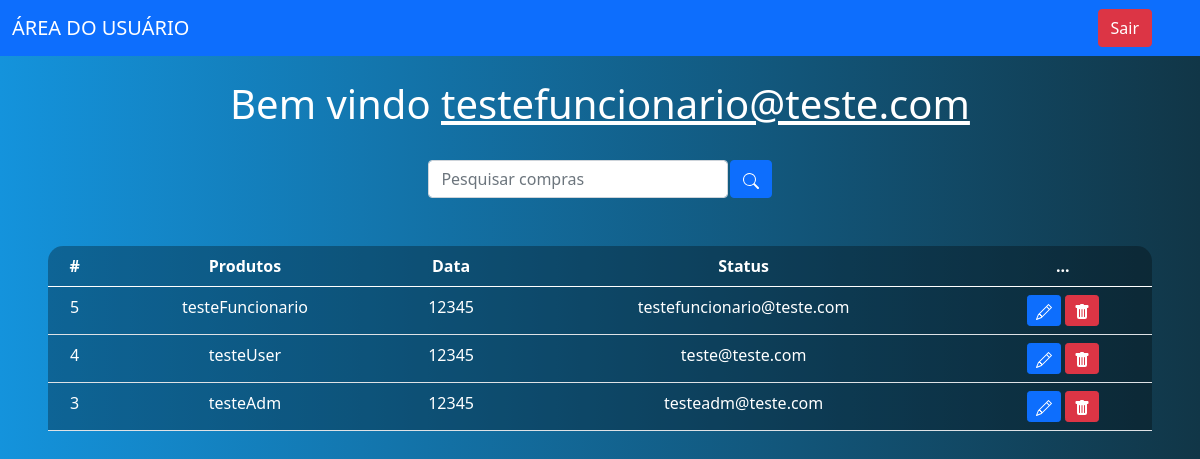
/sistema.php (signed in), run on the app's committed database.
### tables this page shows
CREATE TABLE IF NOT EXISTS `usuarios` (
  `id` int NOT NULL AUTO_INCREMENT,
  `nome` varchar(45) NOT NULL,
  `senha` varchar(45) NOT NULL,
  `email` varchar(110) NOT NULL,
  `telefone` varchar(15) NOT NULL,
  `sexo` varchar(15) NOT NULL,
  `data_nasc` date NOT NULL,
  `cidade` varchar(45) NOT NULL,
  `estado` varchar(45) NOT NULL,
  `endereco` varchar(45) NOT NULL,
  PRIMARY KEY (`id`)
);

### sistema.php (the view, shortened to what this page needs)
<?php
    include_once('config.php');
    $logado = $_SESSION['email'];
    if(!empty($_GET['search']))
    {
        $data = $_GET['search'];
        $sql = "SELECT * FROM usuarios WHERE id LIKE '%$data%' or nome LIKE '%$data%' or email LIKE '%$data%' ORDER BY id DESC";
    }
    else
    {
        $sql = "SELECT * FROM usuarios ORDER BY id DESC";
    }
    $result = $conexao->query($sql);
?>
<!DOCTYPE html>
<html lang="en">
<head>
    <link href="https://cdn.jsdelivr.net/npm/bootstrap@5.0.2/dist/css/bootstrap.min.css" rel="stylesheet">
</head>
<body>
    <nav class="navbar navbar-expand-lg navbar-dark bg-primary">
        <div class="container-fluid">
            <a class="navbar-brand" href="#">ÁREA DO USUÁRIO</a>
        </div>
        <div class="d-flex">
            <a href="sair.php" class="btn btn-danger me-5">Sair</a>
        </div>
    </nav>
    <br>
    <?php
        echo "<h1>Bem vindo <u>$logado</u></h1>";
    ?>
    <br>
    <div class="box-search">
        <input type="search" class="form-control w-25" placeholder="Pesquisar compras" id="pesquisar">
        <button onclick="searchData()" class="btn btn-primary">
        </button>
    </div>
    <div class="m-5">
        <table class="table text-white table-bg">
            <thead>
                <tr>
                    <th scope="col">#</th>
                    <th scope="col">Produtos</th>
                    <th scope="col">Data</th>
                    <th scope="col">Status</th>
                    <th scope="col">...</th>
                </tr>
            </thead>
            <tbody>
                <?php
                    while($user_data = mysqli_fetch_assoc($result)) {
                        echo "<tr>";
                        echo "<td>".$user_data['id']."</td>";
                        echo "<td>".$user_data['nome']."</td>";
                        echo "<td>".$user_data['senha']."</td>";
                        echo "<td>".$user_data['email']."</td>";
                        echo "<td>
                        <a class='btn btn-sm btn-primary' href='edit.php?id=$user_data[id]' title='Editar'>
                            <svg xmlns='http://www.w3.org/2000/svg' width='16' height='16' fill='currentColor' class='bi bi-pencil' viewBox='0 0 16 16'>
                                <path d='M12.146.146a.5.5 0 0 1 .708 0l3 3a.5.5 0 0 1 0 .708l-10 10a.5.5 0 0 1-.168.11l-5 2a.5.5 0 0 1-.65-.65l2-5a.5.5 0 0 1 .11-.168l10-10zM11.207 2.5 13.5 4.793 14.793 3.5 12.5 1.207 11.207 2.5zm1.586 3L10.5 3.207 4 9.707V10h.5a.5.5 0 0 1 .5.5v.5h.5a.5.5 0 0 1 .5.5v.5h.293l6.5-6.5zm-9.761 5.175-.106.106-1.528 3.821 3.821-1.528.106-.106A.5.5 0 0 1 5 12.5V12h-.5a.5.5 0 0 1-.5-.5V11h-.5a.5.5 0 0 1-.468-.325z'/>
                            </svg>
                            </a>
                            <a class='btn btn-sm btn-danger' href='delete.php?id=$user_data[id]' title='Deletar'>
                                <svg xmlns='http://www.w3.org/2000/svg' width='16' height='16' fill='currentColor' class='bi bi-trash-fill' viewBox='0 0 16 16'>
                                    <path d='M2.5 1a1 1 0 0 0-1 1v1a1 1 0 0 0 1 1H3v9a2 2 0 0 0 2 2h6a2 2 0 0 0 2-2V4h.5a1 1 0 0 0 1-1V2a1 1 0 0 0-1-1H10a1 1 0 0 0-1-1H7a1 1 0 0 0-1 1H2.5zm3 4a.5.5 0 0 1 .5.5v7a.5.5 0 0 1-1 0v-7a.5.5 0 0 1 .5-.5zM8 5a.5.5 0 0 1 .5.5v7a.5.5 0 0 1-1 0v-7A.5.5 0 0 1 8 5zm3 .5v7a.5.5 0 0 1-1 0v-7a.5.5 0 0 1 1 0z'/>
                                </svg>
                            </a>
                            </td>";
                        echo "</tr>";
                    }
                    ?>
            </tbody>
        </table>
    </div>
</body>
</html>

### sistema.php (style rules this page uses)
body { background: linear-gradient(to right, rgb(20, 147, 220), rgb(17, 54, 71)); color: white; text-align: center; }
.table-bg { background: rgba(0, 0, 0, 0.3); border-radius: 15px 15px 0 0; }
.box-search { display: flex; justify-content: center; gap: .1%; }

### data on the page
usuarios: id "5", nome "testeFuncionario", senha "12345", email "testefuncionario@teste.com"
usuarios: id "4", nome "testeUser", senha "12345", email "teste@teste.com"
usuarios: id "3", nome "testeAdm", senha "12345", email "testeadm@teste.com"

### other printed values
$logado "testefuncionario@teste.com"
